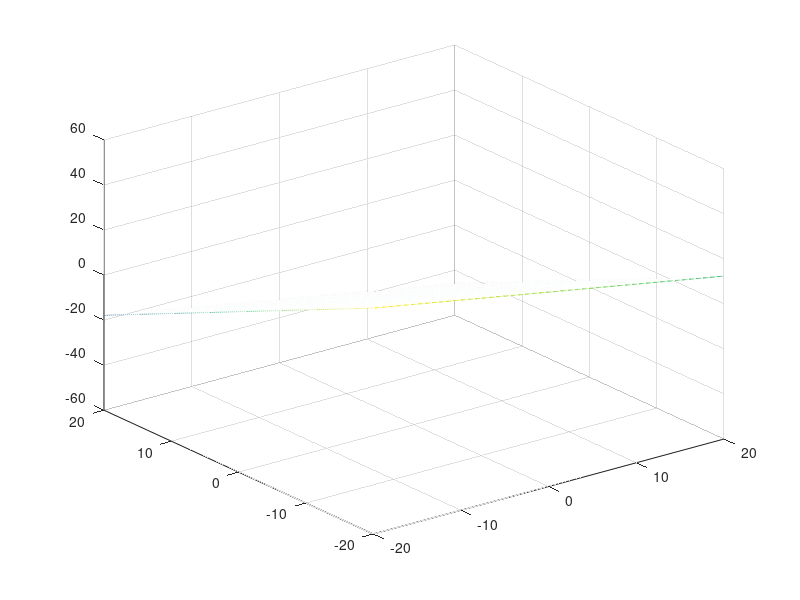

Recreate this plot in MATLAB. (Note: this script raises an error after producing the figure.)
Pos=[2.08,1.43,3.94];
R=0;
% M(1)=-9;
% M(2)=3;
% M(3)=(R*(1+Pos(1)^2+Pos(2)^2).^0.5-Pos(3)-M(1)-Pos(1)*M(2))/Pos(2);
% point=M;

%[xx,yy]=meshgrid(1.6:0.001:2.4,1:0.001:1.8);
[xx,yy]=meshgrid(-20:0.1:20,-20:0.1:20);
%xx=rand(20000,1)*0.8+1.6;
%yy=rand(20000,1)*0.8+1;
%C=R.*(1+xx.^2+yy.^2).^0.5-point(1)-xx.*point(2)-yy.*point(3);
zz=(-xx-Pos(1).*yy-Pos(3))./Pos(2);
mesh(xx,yy,zz);
%scatter3(xx,yy,C,'.');
hold;
plot3(M(1,:),M(2,:),M(3,:),'.k');

%axis([1.6 2.4 1 1.8 3.6 4.4]);
view(47,22);
hold;
%mesh(xx,yy,0.*(1+xx.^2+yy.^2).^0.5-point(1)-xx.*point(2)-yy.*point(3));
%axis([1.6 2.4 1 1.8 3.6 4.4]);